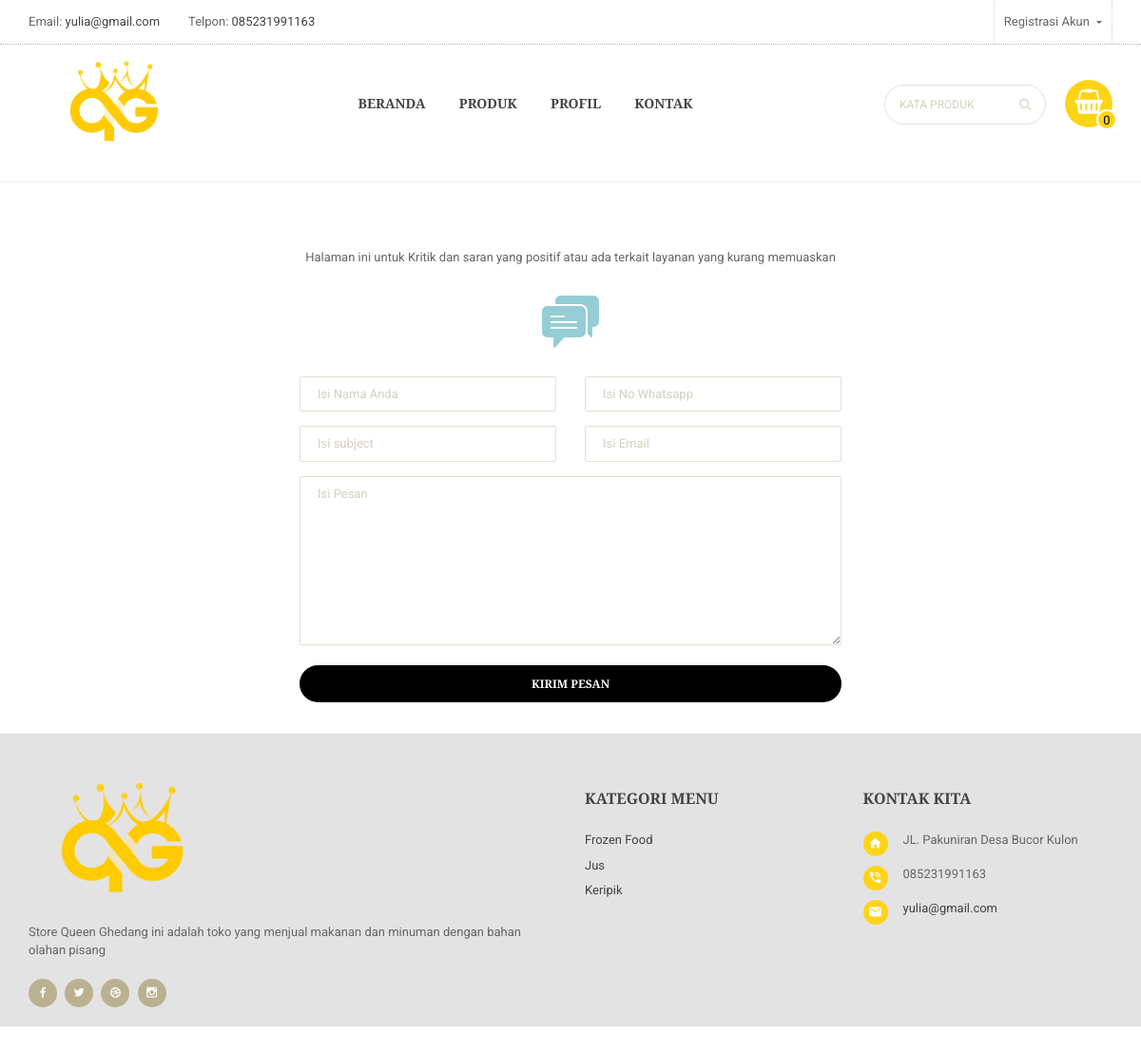
Screenshot of /kontak/ with the database file from the repository.
### website/models.py (models this page shows, shortened)
class Statis(models.Model):
    alamat_kami = models.TextField(max_length=200, blank=False, null=True)
    telpon = models.CharField(max_length=200, blank=False, null=True)
    email = models.EmailField(max_length=200, blank=False, null=True)
    class Meta:
        verbose_name_plural ="Statis"

class Kategori(models.Model):
    nama = models.CharField(max_length=200, blank=False, null=True,verbose_name="Nama Kategori")
    aktif = models.BooleanField(default=True)
    slug = models.SlugField(max_length=200, null=False, unique=True)
    class Meta:
        verbose_name_plural ="Kategori"

### website/views.py (the view, shortened to what this page needs)
# urls.py: path('kontak/', views.KontakView.as_view(), name='kontak'),
class KontakView(View):
    def get(self, request):
        context = {
        'judul': ' Kontak',
       }
        return render(request, 'kontak.html', context)

### cart/context_processors.py (called while the page is built)
def keranjang(request):
    return {'keranjang': Cart(request)}

### cart/keranjang.py (called while the page is built)
    def __len__(self): # Menghitung quantity
        return sum(item['quantity'] for item in self.cart.values())

    def get_total_price(self): # Menghitung total Harga
        return sum(Decimal(item['price']) * item['quantity'] for item in self.cart.values())

### website/views.py (called while the page is built)
def kategoriberanda(request):
    kategori = Kategori.objects.filter(aktif=True).order_by('-id')
    return {'kategori':kategori}

def modalberita(request):
    modalproduk = Product.objects.order_by('-id')
    return {'modalproduk':modalproduk}

def statisweb(request):
    statis = Statis.objects.get(id=1)
    return {'statis':statis}

### website/templates/kontak.html (shortened to what this page needs)
{% extends "base.html" %}
{% load static %}
{% load humanize %}
{% block content %}
	<div id="content" class="site-content">
				<div class="container">
					<div class="contact-page">
						<div class="contact-intro">
							<p>Halaman ini untuk Kritik dan saran yang positif atau ada terkait layanan yang kurang memuaskan</p>
							<img src="{% static 'public/img/contact-icon.png' %}" alt="Contact Comment">
						</div>
						<div class="contact-form form">
							 <form action="{% url 'kontak' %}" method="post">
								<div class="form-group row">
									<div class="col-md-6">
										<input type="text" name="nama" placeholder="Isi Nama Anda">
									</div>
									<div class="col-md-6">
										<input type="text" name="whatsapp" placeholder="Isi No Whatsapp">
									</div>
								</div>
								<div class="form-group row">
									<div class="col-md-6">
										<input type="text" name="subject" placeholder="Isi subject">
									</div>
									<div class="col-md-6">
										<input type="email" name="email" placeholder="Isi Email">
									</div>
								</div>
								<div class="form-group">
									<textarea rows="10" name="pesan" placeholder="Isi Pesan"></textarea>
								</div>
								<div class="form-group text-center">
									<input type="submit" class="btn btn-primary" value="Kirim Pesan">
								</div>
							</form>
						</div>
					</div>
				</div>
			</div>
{% endblock content %}

### templates/base.html (shortened to what this page needs)
{% load static %}
{% load humanize %}
<!DOCTYPE html>
<html lang="zxx">
<head>
    <link rel="stylesheet" href="{% static 'public/libs/bootstrap/css/bootstrap.css' %}">
    <link rel="stylesheet" href="{% static 'public/libs/font-awesome/css/font-awesome.min.css' %}">
    <link rel="stylesheet" href="{% static 'public/libs/font-material/css/material-design-iconic-font.min.css' %}">
    <link rel="stylesheet" href="{% static 'public/libs/nivo-slider/css/nivo-slider.css' %}">
    <link rel="stylesheet" href="{% static 'public/libs/nivo-slider/css/animate.css' %}">
    <link rel="stylesheet" href="{% static 'public/libs/nivo-slider/css/style.css' %}">
    <link rel="stylesheet" href="{% static 'public/libs/owl.carousel/assets/owl.carousel.min.css' %}">
    <link rel="stylesheet" href="{% static 'public/libs/slider-range/css/jslider.css' %}">
    <link rel="stylesheet" href="{% static 'public/css/style.css' %}">
    <link rel="stylesheet" href="{% static 'public/css/reponsive.css' %}">
</head>
	<body class="home home-2">
		<div id="all">
				<header >
					<div class="topbar">
						<div class="container topbar-content">
							<div class="row">
								<div class="col-md-7 col-sm-7 col-xs-12">
									<div class="topbar-left d-flex">
										<div class="email">
											<li><span>Email: </span><a href="#">{{statis.email}}</a></li>
										</div>
										<div class="skype">
											<li><span>Telpon: </span><a href="#">{{statis.telpon}}</a></li>
										</div>
									</div>
								</div>
								<div class="col-md-5 col-sm-5 col-xs-12">
									<div class="topbar-right d-flex justify-content-end">
										<div class="dropdown account">
											<div class="dropdown-toggle" data-toggle="dropdown">
											{% if user.is_authenticated %}
											Hai, <b> {{ request.user }}</b>
											{% else %}
											Registrasi Akun
											{% endif %}
											</div>
										</div>
									</div>
								</div>
							</div>
						</div>
					</div>
					<div class="header-top">
						<div class="container">
							<div class="row margin-0">
								<div class="col-lg-2 col-md-2 col-sm-12 padding-0">
									<div class="logo">
										<a href="#">
											<img class="img-responsive" src="{% static 'public/img/logo12.png' %}" alt="Logo">
										</a>
									</div>
								</div>
								<div class="col-lg-7 col-md-7 col-sm-12 padding-0">
									<div id="main-menu">
									{% include "navbar.html" %}
									</div>
								</div>
								<div class="col-lg-3 col-md-3 col-sm-12 padding-0">
									{% with totail_items=keranjang|length %}
									<div class="block-cart dropdown">
										<div class="cart-title">
											<i class="fa fa-shopping-basket"></i>
											{% if keranjang|length > 0 %}
											<span class="cart-count">{{ totail_items }}</span>
											{% else %}
											<span class="cart-count">0</span>
											{% endif %}
										</div>
									</div>
									{% endwith %}
									<div class="form-search">
										<form action="{% url 'cari' %}" method="GET">
											<input type="text"  name="kata" class="form-input" placeholder="Kata produk">
											<button type="submit" class="fa fa-search"></button>
										</form>
									</div>
								</div>
							</div>
						</div>
					</div>
					<hr>
				</header>
			{% block content %}
			{% endblock content %}
			<footer id="footer">
				<div class="footer">
					<div class="container">
						<div class="row">
							<div class="col-lg-6 col-md-6 col-sm-6 col-xs-12 footer-col">
								<div class="block text">
									<div class="block-content">
										<a href="" class="logo-footer">
											<img src="{% static 'public/img/queen3.png' %}" alt="Logo" width="200">
										</a>
										<p>
											Store Queen Ghedang ini adalah toko yang menjual makanan dan minuman dengan bahan olahan pisang
										</p>
									</div>
								</div>
								<div class="block social">
									<div class="block-content">
										<ul>
											<li><a href="#"><i class="zmdi zmdi-facebook"></i></a></li>
											<li><a href="#"><i class="zmdi zmdi-twitter"></i></a></li>
											<li><a href="#"><i class="zmdi zmdi-dribbble"></i></a></li>
											<li><a href="#"><i class="zmdi zmdi-instagram"></i></a></li>
										</ul>
									</div>
								</div>
							</div>
							<div class="col-lg-3 col-md-3 col-sm-6 col-xs-12 footer-col">
								<div class="block menu">
									<h2 class="block-title">Kategori Menu</h2>
									<div class="block-content">
										<ul>
										{% for kt in kategori %}
                                                       <li>
														<a href="{% url 'kategori' kt.slug %}" title="{{kt.nama}}">{{kt.nama}}</a>
													</li>
                                                    {% empty %}
                                                        <div class="alert alert-danger">Kategori Kosong</div>
                                                    {% endfor %}
										</ul>
									</div>
								</div>
							</div>
							<div class="col-lg-3 col-md-3 col-sm-6 col-xs-12 footer-col">
								<div class="block text">
									<h2 class="block-title">Kontak Kita</h2>
									<div class="block-content">
										<div class="contact">
											<div class="item d-flex">
												<div>
													<i class="zmdi zmdi-home"></i>
												</div>
												<div>
													<span>JL. Pakuniran Desa Bucor Kulon</span>
												</div>
											</div>
											<div class="item d-flex">
												<div>
													<i class="zmdi zmdi-phone-in-talk"></i>
												</div>
												<div>
													<span>085231991163</span>
												</div>
											</div>
											<div class="item d-flex">
												<div>
													<i class="zmdi zmdi-email"></i>
												</div>
												<div>
													<span><a href="mailto:support@domain.com">yulia@gmail.com</a></span>
												</div>
											</div>
										</div>
									</div>
								</div>
							</div>
						</div>
					</div>
				</div>
				<div class="footer-copyright text-center">
				</div>
			</footer>
		</div>
	</body>
</html>

### rows the page displays
Statis: email "yulia@gmail.com", telpon "085231991163"
Kategori: nama "Frozen Food"
Kategori: nama "Jus"
Kategori: nama "Keripik"
